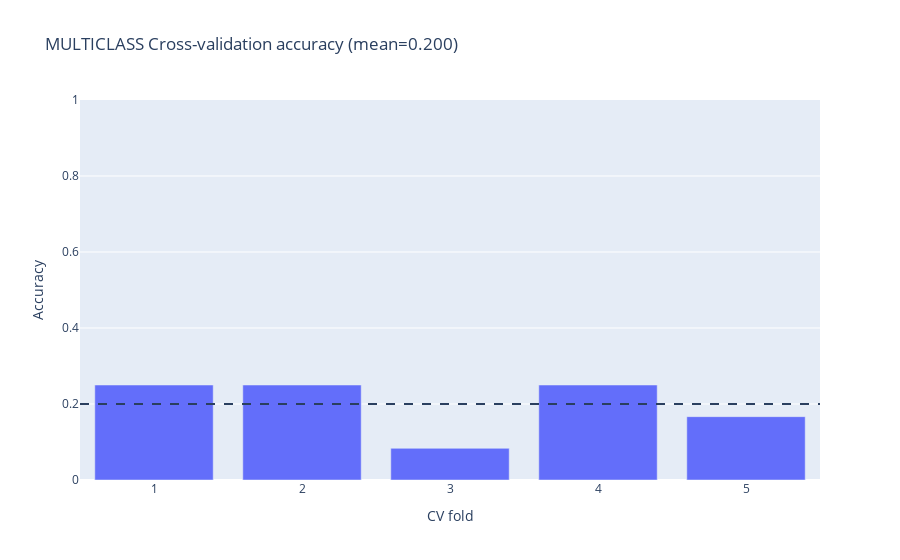
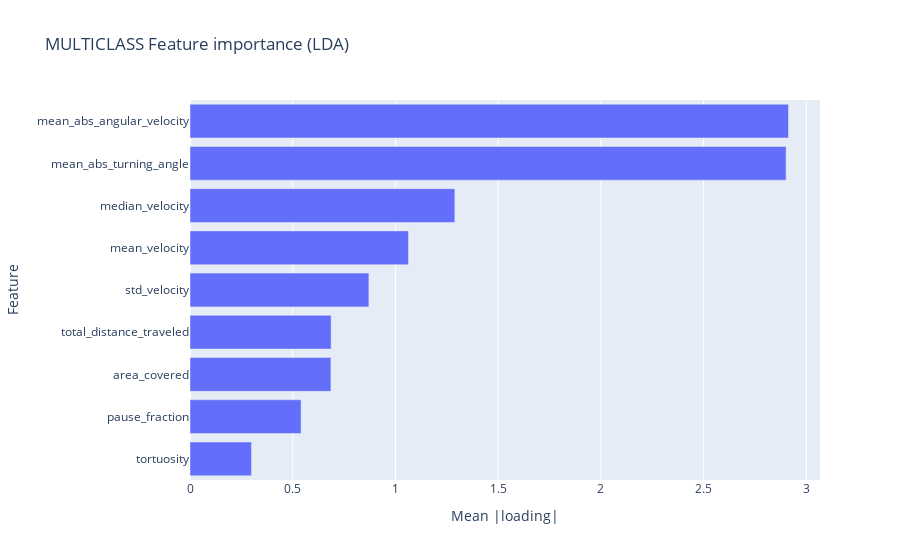
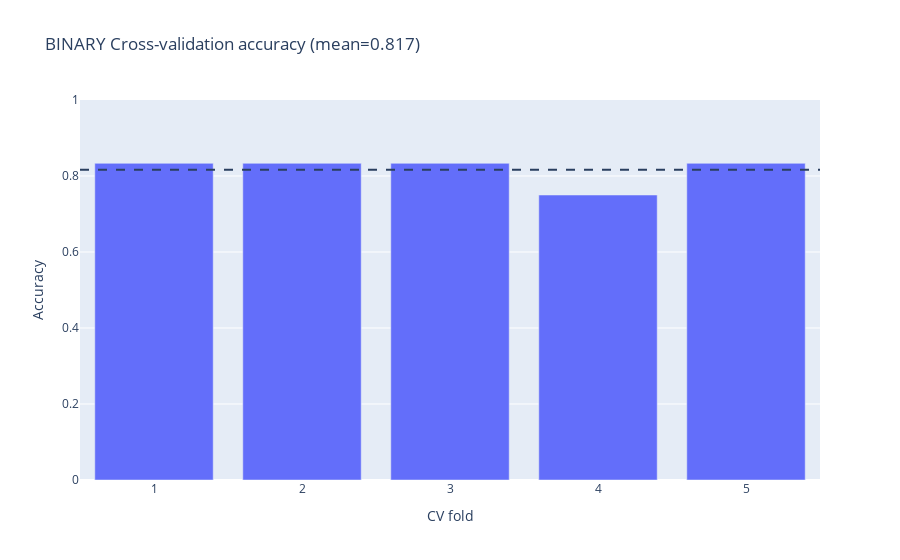
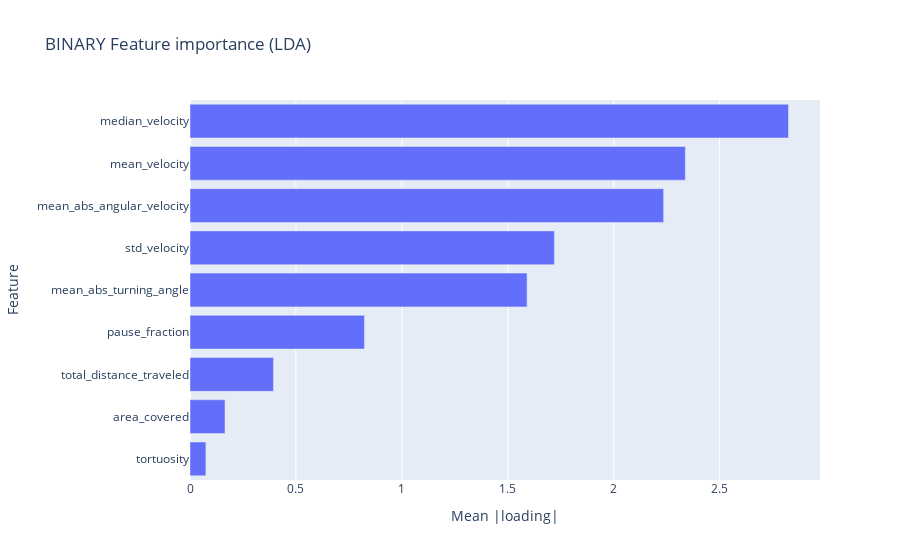

Notebook source saved alongside these figures, in order:
### Markdown cell above
## Classification (LDA, SVC, Logistic)

### Code cell
# Multiclass genotype classification
run_classifier(df_fly,model_name="lda", classification_mode="multiclass")
# WT vs all mutants
run_classifier(df_fly, model_name="lda", classification_mode="binary")

### Figure 1 — Plotly figure (JSON) as saved in the notebook; plotly's stock layout.template omitted (floating-point values rounded to 4 significant figures)
{"data": [{"type": "bar", "x": [1, 2, 3, 4, 5], "y": [0.25, 0.25, 0.08333, 0.25, 0.1667]}], "layout": {"shapes": [{"line": {"dash": "dash"}, "type": "line", "x0": 0, "x1": 1, "xref": "x domain", "y0": 0.2, "y1": 0.2, "yref": "y"}], "title": {"text": "MULTICLASS Cross-validation accuracy (mean=0.200)"}, "xaxis": {"title": {"text": "CV fold"}}, "yaxis": {"range": [0, 1], "title": {"text": "Accuracy"}}}}

### Figure 2 — Plotly figure (JSON) as saved in the notebook; plotly's stock layout.template omitted (floating-point values rounded to 4 significant figures)
{"data": [{"orientation": "h", "type": "bar", "x": [0.2992, 0.5408, 0.6859, 0.6868, 0.8708, 1.063, 1.289, 2.902, 2.913], "y": ["tortuosity", "pause_fraction", "area_covered", "total_distance_traveled", "std_velocity", "mean_velocity", "median_velocity", "mean_abs_turning_angle", "mean_abs_angular_velocity"]}], "layout": {"title": {"text": "MULTICLASS Feature importance (LDA)"}, "xaxis": {"title": {"text": "Mean |loading|"}}, "yaxis": {"title": {"text": "Feature"}}}}

### Figure 3 — Plotly figure (JSON) as saved in the notebook; plotly's stock layout.template omitted (floating-point values rounded to 4 significant figures)
{"data": [{"type": "bar", "x": [1, 2, 3, 4, 5], "y": [0.8333, 0.8333, 0.8333, 0.75, 0.8333]}], "layout": {"shapes": [{"line": {"dash": "dash"}, "type": "line", "x0": 0, "x1": 1, "xref": "x domain", "y0": 0.8167, "y1": 0.8167, "yref": "y"}], "title": {"text": "BINARY Cross-validation accuracy (mean=0.817)"}, "xaxis": {"title": {"text": "CV fold"}}, "yaxis": {"range": [0, 1], "title": {"text": "Accuracy"}}}}

### Figure 4 — Plotly figure (JSON) as saved in the notebook; plotly's stock layout.template omitted (floating-point values rounded to 4 significant figures)
{"data": [{"orientation": "h", "type": "bar", "x": [0.07494, 0.1652, 0.3942, 0.8232, 1.591, 1.72, 2.235, 2.338, 2.825], "y": ["tortuosity", "area_covered", "total_distance_traveled", "pause_fraction", "mean_abs_turning_angle", "std_velocity", "mean_abs_angular_velocity", "mean_velocity", "median_velocity"]}], "layout": {"title": {"text": "BINARY Feature importance (LDA)"}, "xaxis": {"title": {"text": "Mean |loading|"}}, "yaxis": {"title": {"text": "Feature"}}}}
